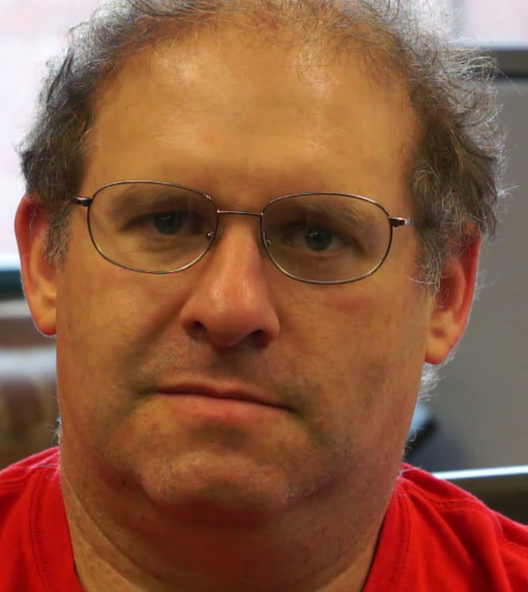
#> input picture frame 30 of videos/face.mp4, 528 x 592 px, given in place of video.mp4, which was not available
$ python inject_hr4.py
#> lines starting #> are read from the running program, lines starting #| are printed output that depends on the picture; after the words box and inside, x2 and y2 are one past the last pixel; in counts of white or black regions, pixels touching at a corner belong together; pictures that were not available may be replaced by others from this repository, and a replacement may not be noted
import cv2
import numpy as np
import gc
from scipy.fft import fft, ifft
import matplotlib.pyplot as plt

def generate_heart_rate_signal(length, target_bpm, fps):
    t = np.arange(0, length / fps, 1 / fps)
    heart_rate_signal = np.sin(2 * np.pi * target_bpm / 60 * t)
    return heart_rate_signal

def create_skin_mask(face_roi):
    # Example: Implement a simple skin mask using color thresholds (adjust as needed)
    lower_skin = np.array([0, 20, 70], dtype=np.uint8)
    upper_skin = np.array([20, 255, 255], dtype=np.uint8)

    hsv_face_roi = cv2.cvtColor(face_roi, cv2.COLOR_BGR2HSV)
    skin_mask = cv2.inRange(hsv_face_roi, lower_skin, upper_skin)

    return skin_mask

def calculate_luminance(frame):
    # Convert the frame to grayscale
    gray_frame = cv2.cvtColor(frame, cv2.COLOR_BGR2GRAY)

    # Calculate average luminance
    luminance = np.mean(gray_frame)

    return luminance

def inject_heart_rate(video_path, output_path, target_heart_rate, amplitude_factor=1.7222, texture_factor=0.2):
#> called with video_path = 'oral/video.mp4', output_path = 'oral/video_hacked.mp4', target_heart_rate = 65, amplitude_factor = 4, texture_factor = 0.2
    cap = cv2.VideoCapture(video_path)
    fps = cap.get(cv2.CAP_PROP_FPS)
    frame_count = int(cap.get(cv2.CAP_PROP_FRAME_COUNT))

    modified_frames = []

    signal_values = []
    original_values = []
    result_values = []

    signal_frames = []
    original_frames = []
    result_frames = []

    t = np.arange(0, frame_count / fps, 1 / fps)
    sinusoidal_signal = 0.02 * np.sin(2 * np.pi * target_heart_rate / 60 * t)  # 0.02 works great but is a bit noticeable

    face_cascade = cv2.CascadeClassifier("haarcascades/haarcascade_frontalface_default.xml")

    temp = False

    for i in range(frame_count):
        ret, frame = cap.read()
        if not ret:
            break

        if temp:
            luminance = calculate_luminance(frame) / 255.0
            print("luminance", luminance)
            sinusoidal_signal = sinusoidal_signal = (0.02 + 0.1 * (0.45 - luminance)) * np.sin(2 * np.pi * target_heart_rate / 60 * t)
            temp = False

        gray_frame = cv2.cvtColor(frame, cv2.COLOR_BGR2GRAY)
        face_rects = face_cascade.detectMultiScale(gray_frame, 1.1, 4)

        if len(face_rects) > 0:
            x, y, w, h = face_rects[0]
            roi = frame[y:y + h, x:x + w]

            # Create a skin mask
            skin_mask = create_skin_mask(roi)

            # Inject the synthetic heart rate signal only in the skin region
            roi_hsv = cv2.cvtColor(roi, cv2.COLOR_BGR2HSV)

            signal = np.clip(sinusoidal_signal[i] * skin_mask, 0, 255)
            original = roi_hsv[:, :, 2]#np.clip(roi_hsv[:, :, 2] * skin_mask, 0, 255)

            roi_hsv[:, :, 2] = np.clip(roi_hsv[:, :, 2] + signal, 0, 255)
            modified_roi = cv2.cvtColor(roi_hsv, cv2.COLOR_HSV2BGR)

            result = np.clip(original+signal, 0, 255)

            # Replace the original face region with the modified one
            frame[y:y + h, x:x + w] = modified_roi

            # Append the average V channel value of the signal to signal_values
            signal_values.append(np.mean(signal))

            # Convert and scale images for visibility
            signal_scaled = (np.clip(8*signal / 255 * 255,0,255)).astype(np.uint8)
            original_scaled = (original / 255 * 255).astype(np.uint8)
            result_scaled = (result / 255 * 255).astype(np.uint8)

            # Append the scaled images to the respective lists
            signal_frames.append(cv2.cvtColor(signal_scaled, cv2.COLOR_GRAY2BGR))
            original_frames.append(cv2.cvtColor(original_scaled, cv2.COLOR_GRAY2BGR))
            result_frames.append(cv2.cvtColor(result_scaled, cv2.COLOR_GRAY2BGR))


            # Append the average V channel value of the original to original_values
            original_values.append(np.mean(original_scaled))

            # Append the average V channel value of the result to result_values
            result_values.append(np.mean(result_scaled))

        modified_frames.append(frame)
#> this loop made 31 passes
#> (x, y, w, h) on passes 1 to 12: (37, 78, 404, 404), (39, 79, 400, 400), (37, 77, 404, 404), (38, 78, 402, 402), (38, 78, 402, 402), (37, 78, 402, 402), (38, 78, 402, 402), (38, 78, 402, 402), (39, 79, 400, 400), (38, 78, 403, 403), (38, 79, 399, 399), (38, 78, 401, 401)
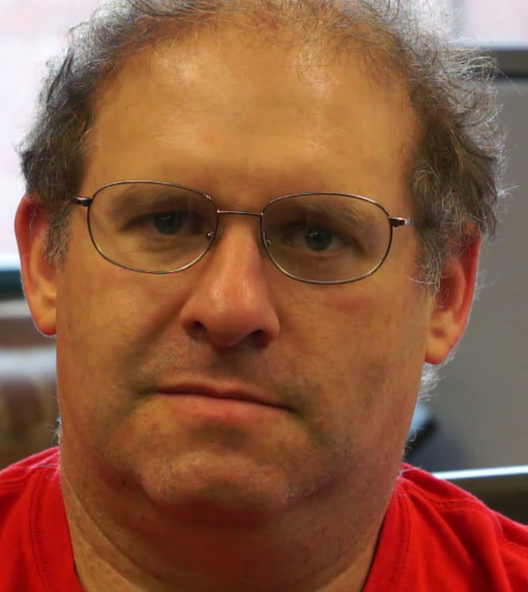
#> input picture frame 30 of videos/face.mp4, 528 x 592 px, given in place of video.mp4, which was not available
#> pass 1, in inject_heart_rate, `gray_frame = cv2.cvtColor(frame, cv2.COLOR_BGR2GRAY)`:
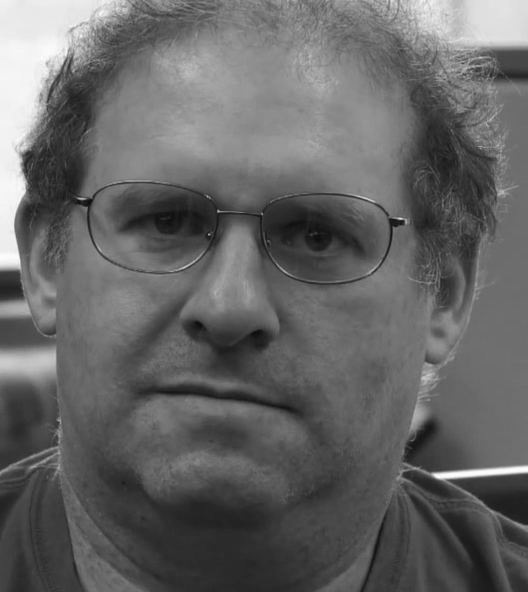
#> gray_frame: shape (592, 528); min 12, max 254, mean 101.2
#> pass 1, in inject_heart_rate, `roi = frame[y:y + h, x:x + w]`:
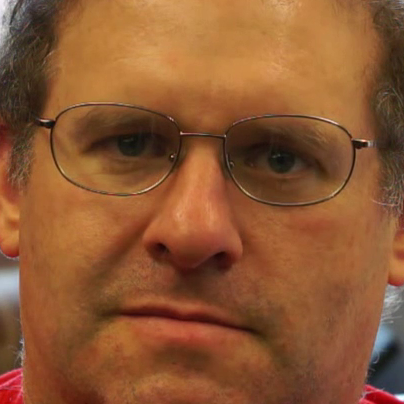
#> roi: shape (404, 404, 3); mean B, G, R 50.7, 87.2, 140.5
#> pass 1, in create_skin_mask, `skin_mask = cv2.inRange(hsv_face_roi, lower_skin, upper_skin)`:
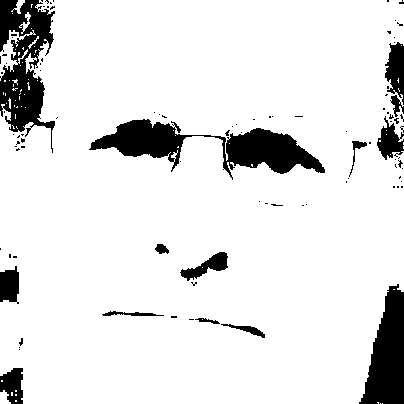
#> skin_mask: shape (404, 404); 89.2% white; 97 black regions (83 under 20 px), largest, box (x1, y1, x2, y2) and area: (89, 119, 325, 180) 5438, (0, 0, 55, 153) 4504, (359, 284, 404, 404) 3412
#> after the loop:
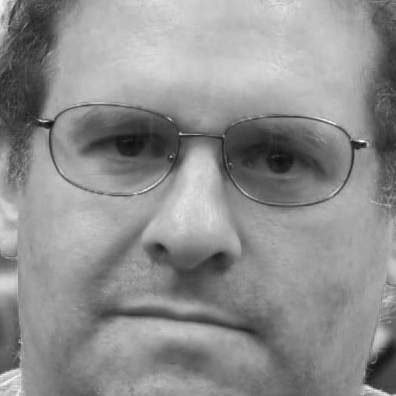
#> original_scaled: shape (396, 396); min 12, max 255, mean 142.6
#> after the loop:
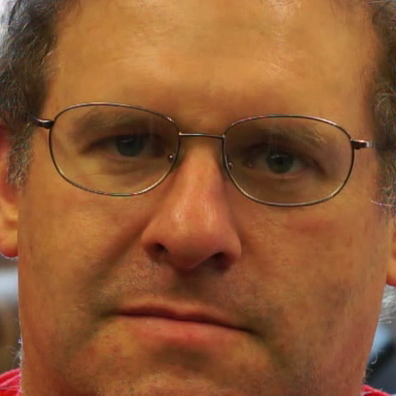
#> roi: shape (396, 396, 3); mean B, G, R 50.7, 88, 142.3
#> after the loop: roi_hsv: shape (396, 396, 3); mean H, S, V 15, 162.8, 142.6
#> after the loop:
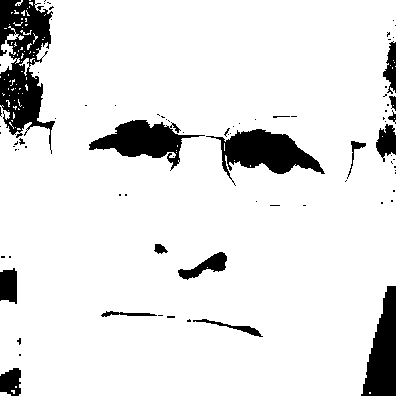
#> signal: shape (396, 396) float64; values 0 (black) and 1.49 (white), 89.9% white; 81 black regions (64 under 20 px), largest, box (x1, y1, x2, y2) and area: (0, 0, 55, 154) 4517, (206, 129, 325, 186) 2919, (89, 120, 205, 171) 2460
#> after the loop, modified_frames = 30 items; original_frames = 30 items; original_values = 30 values, max 145.4 at index 7, min 140.4 at index 14, mean 142.1; result_frames = 30 items; result_values = 30 values, max 149.9 at index 7, min 140.4 at index 14, mean 143.3; signal_frames = 30 items; signal_values = 30 values, max 4.56 at index 7, min 0 at index 0, mean 1.39; sinusoidal_signal = 301 values, max 0.02 at index 90, min -0.02 at index 270, mean 0.000117; temp = False

    # Display plots
    plt.plot(signal_values, label='Signal')
    plt.title('Heart Rate Signal')
    plt.legend()
    plt.savefig('oral/signal_plot.png')
    plt.close()

    plt.plot(original_values, label='Original')
    plt.title('Original Signal with Skin Mask')
    plt.legend()
    plt.savefig('oral/original_plot.png')
    plt.close()

    plt.plot(result_values, label='Result')
    plt.title('Result Signal')
    plt.legend()
    plt.savefig('oral/result_plot.png')
    plt.close()

    # Display plots
    plt.plot(original_values, label='Original')
    plt.plot(result_values, label='Result')

    plt.title('Heart Rate Signal')
    plt.legend()
    plt.show()

    # Save videos
    fourcc = cv2.VideoWriter_fourcc(*'XVID')
    out = cv2.VideoWriter(output_path, fourcc, fps, (modified_frames[0].shape[1], modified_frames[0].shape[0]))

    for frame in modified_frames:
        out.write(frame)

    out.release()

    # Save signals as videos
    save_as_video(signal_frames, 'oral/signal.mp4', fps)
    save_as_video(original_frames, 'oral/original_with_mask.mp4', fps)
    save_as_video(result_frames, 'oral/result.mp4', fps)

    cap.release()
    gc.collect()

def save_as_video(frames, output_path, fps):
    fourcc = cv2.VideoWriter_fourcc(*'XVID')
    out = cv2.VideoWriter(output_path, fourcc, fps/6, (frames[0].shape[1], frames[0].shape[0]))

    for frame in frames:
        out.write(frame)

    out.release()


# Example usage
amplitude_factor = 4
video_path = 'oral/video.mp4'
output_path = 'oral/video_hacked.mp4'
target_heart_rate = 65  # Set your target heart rate here

inject_heart_rate(video_path, output_path, target_heart_rate, amplitude_factor)

$ run again, starting later in the video
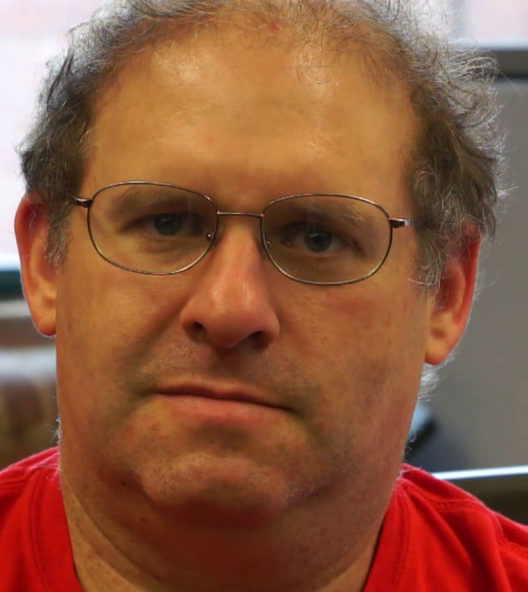
#> input picture frame 135 of videos/face.mp4, 528 x 592 px, given in place of video.mp4, which was not available
#> the loop in inject_heart_rate, `for i in range(frame_count):` made 31 passes
#> (x, y, w, h) on passes 1 to 8: (40, 83, 394, 394), (42, 83, 393, 393), (43, 83, 392, 392), (42, 83, 394, 394), (41, 81, 396, 396), (41, 83, 393, 393), (41, 82, 394, 394), (41, 82, 395, 395)
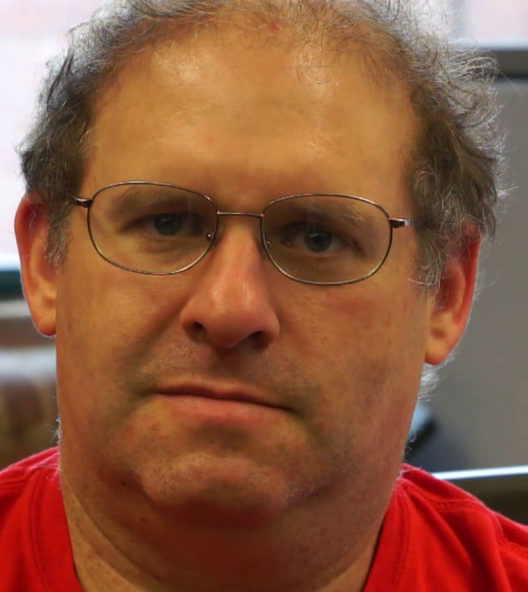
#> input picture frame 135 of videos/face.mp4, 528 x 592 px, given in place of video.mp4, which was not available
#> pass 1, in create_skin_mask, `skin_mask = cv2.inRange(hsv_face_roi, lower_skin, upper_skin)`:
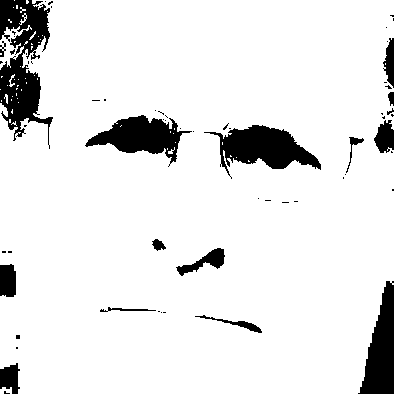
#> skin_mask: shape (394, 394); 90.3% white; 63 black regions (47 under 20 px), largest, box (x1, y1, x2, y2) and area: (0, 0, 53, 149) 4111, (204, 125, 321, 179) 2909, (85, 115, 192, 167) 2454
#> after the loop in inject_heart_rate, `for i in range(frame_count):`:
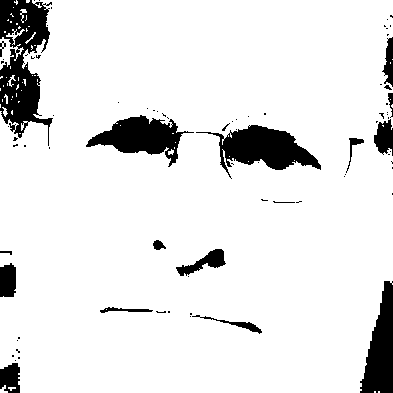
#> signal: shape (393, 393) float64; values 0 (black) and 1.49 (white), 90.1% white; 81 black regions (63 under 20 px), largest, box (x1, y1, x2, y2) and area: (0, 0, 53, 146) 4231, (196, 125, 321, 179) 2928, (86, 115, 194, 167) 2481
#> after the loop in inject_heart_rate, `for i in range(frame_count):`: modified_frames = 30 items; original_values = 30 values, max 145.4 at index 7, min 140.9 at index 17, mean 142.6; result_frames = 30 items; result_values = 30 values, max 150 at index 7, min 140.9 at index 17, mean 143.8; signal_frames = 30 items; signal_values = 30 values, max 4.59 at index 7, min 0 at index 0, mean 1.4; sinusoidal_signal = 301 values, max 0.02 at index 90, min -0.02 at index 270, mean 0.000117; temp = False

$ run again, starting later in the video
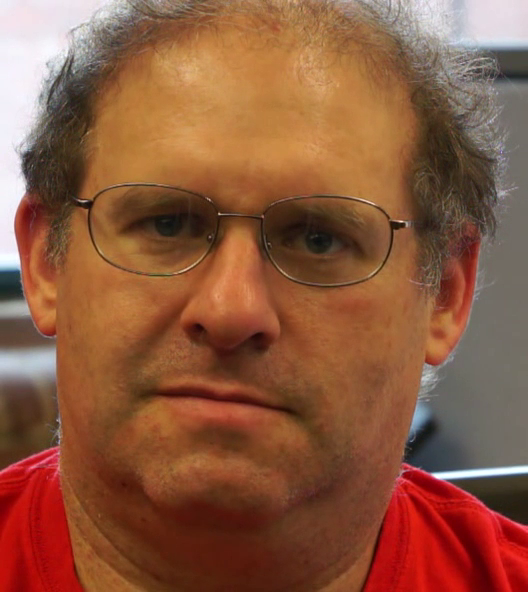
#> input picture frame 240 of videos/face.mp4, 528 x 592 px, given in place of video.mp4, which was not available
#> the loop in inject_heart_rate, `for i in range(frame_count):` made 31 passes
#> (x, y, w, h) on passes 1 to 8: (40, 84, 399, 399), (39, 83, 398, 398), (40, 84, 396, 396), (38, 83, 400, 400), (40, 84, 399, 399), (41, 85, 394, 394), (41, 84, 395, 395), (40, 83, 396, 396)
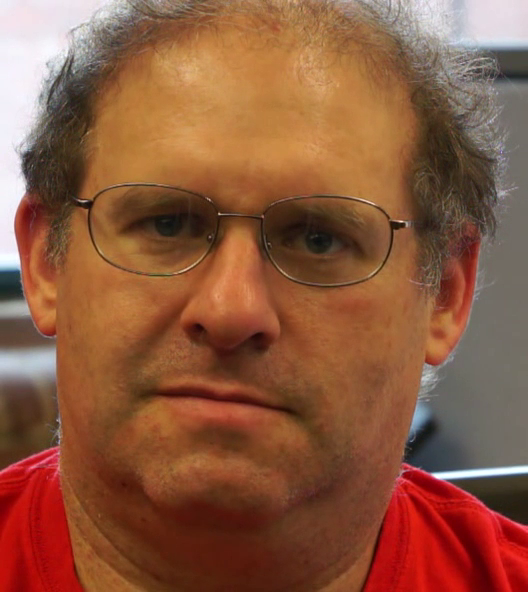
#> input picture frame 240 of videos/face.mp4, 528 x 592 px, given in place of video.mp4, which was not available
#> pass 1, in create_skin_mask, `skin_mask = cv2.inRange(hsv_face_roi, lower_skin, upper_skin)`:
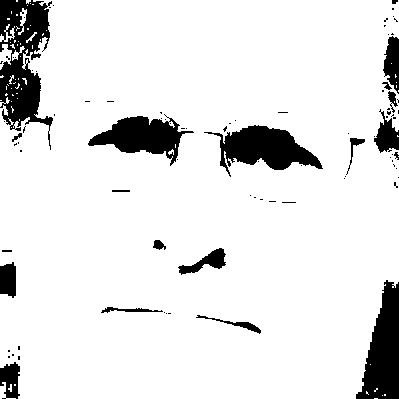
#> skin_mask: shape (399, 399); 89.5% white; 89 black regions (69 under 20 px), largest, box (x1, y1, x2, y2) and area: (0, 0, 53, 150) 4267, (356, 280, 399, 399) 3145, (204, 125, 323, 177) 2952
#> after the loop in inject_heart_rate, `for i in range(frame_count):`:
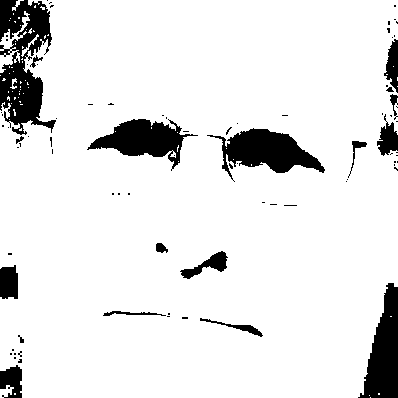
#> signal: shape (398, 398) float64; values 0 (black) and 1.49 (white), 90% white; 83 black regions (65 under 20 px), largest, box (x1, y1, x2, y2) and area: (0, 0, 56, 135) 4239, (207, 128, 325, 182) 2881, (358, 283, 398, 398) 2694
#> after the loop in inject_heart_rate, `for i in range(frame_count):`: modified_frames = 30 items; original_values = 30 values, max 145.7 at index 7, min 140.4 at index 0, mean 142.2; result_frames = 30 items; result_values = 30 values, max 150.2 at index 7, min 140.4 at index 0, mean 143.4; signal_frames = 30 items; signal_values = 30 values, max 4.59 at index 7, min 0 at index 0, mean 1.4; sinusoidal_signal = 301 values, max 0.02 at index 90, min -0.02 at index 270, mean 0.000117; temp = False
